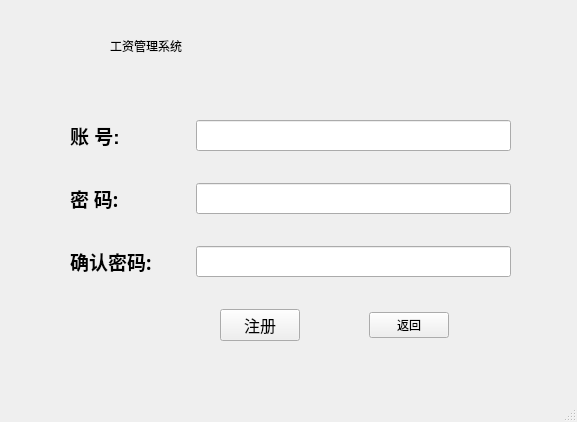
<?xml version="1.0" encoding="UTF-8"?>
<ui version="4.0">
 <class>register1</class>
 <widget class="QMainWindow" name="register1">
  <property name="geometry">
   <rect>
    <x>0</x>
    <y>0</y>
    <width>577</width>
    <height>422</height>
   </rect>
  </property>
  <property name="maximumSize">
   <size>
    <width>577</width>
    <height>422</height>
   </size>
  </property>
  <property name="windowTitle">
   <string>MainWindow</string>
  </property>
  <widget class="QWidget" name="centralwidget">
   <widget class="QLabel" name="label">
    <property name="geometry">
     <rect>
      <x>110</x>
      <y>20</y>
      <width>361</width>
      <height>51</height>
     </rect>
    </property>
    <property name="maximumSize">
     <size>
      <width>361</width>
      <height>16777215</height>
     </size>
    </property>
    <property name="styleSheet">
     <string notr="true">color:rgb(0, 0, 0);
font: 35pt &quot;新宋体&quot;;
</string>
    </property>
    <property name="text">
     <string>工资管理系统</string>
    </property>
   </widget>
   <widget class="QWidget" name="layoutWidget">
    <property name="geometry">
     <rect>
      <x>70</x>
      <y>120</y>
      <width>441</width>
      <height>221</height>
     </rect>
    </property>
    <layout class="QVBoxLayout" name="verticalLayout">
     <item>
      <layout class="QHBoxLayout" name="horizontalLayout">
       <item>
        <widget class="QLabel" name="label_2">
         <property name="minimumSize">
          <size>
           <width>120</width>
           <height>0</height>
          </size>
         </property>
         <property name="maximumSize">
          <size>
           <width>120</width>
           <height>40</height>
          </size>
         </property>
         <property name="styleSheet">
          <string notr="true">color: rgb(0, 0, 0);
font: 12pt &quot;仿宋&quot;;</string>
         </property>
         <property name="text">
          <string>&lt;html&gt;&lt;head/&gt;&lt;body&gt;&lt;p align=&quot;justify&quot;&gt;&lt;span style=&quot; font-size:14pt; font-weight:600;&quot;&gt;账     号:&lt;/span&gt;&lt;/p&gt;&lt;/body&gt;&lt;/html&gt;</string>
         </property>
         <property name="buddy">
          <cstring>lineEdit_account</cstring>
         </property>
        </widget>
       </item>
       <item>
        <widget class="QLineEdit" name="lineEdit_account">
         <property name="enabled">
          <bool>true</bool>
         </property>
         <property name="font">
          <font>
           <family>仿宋</family>
           <pointsize>12</pointsize>
          </font>
         </property>
        </widget>
       </item>
      </layout>
     </item>
     <item>
      <spacer name="verticalSpacer">
       <property name="orientation">
        <enum>Qt::Vertical</enum>
       </property>
       <property name="sizeHint" stdset="0">
        <size>
         <width>20</width>
         <height>40</height>
        </size>
       </property>
      </spacer>
     </item>
     <item>
      <layout class="QHBoxLayout" name="horizontalLayout_2">
       <item>
        <widget class="QLabel" name="label_3">
         <property name="minimumSize">
          <size>
           <width>120</width>
           <height>0</height>
          </size>
         </property>
         <property name="maximumSize">
          <size>
           <width>120</width>
           <height>40</height>
          </size>
         </property>
         <property name="font">
          <font>
           <family>仿宋</family>
           <pointsize>12</pointsize>
           <weight>50</weight>
           <italic>false</italic>
           <bold>false</bold>
          </font>
         </property>
         <property name="styleSheet">
          <string notr="true">color:rgb(0, 0, 0);
font: 12pt &quot;仿宋&quot;;</string>
         </property>
         <property name="text">
          <string>&lt;html&gt;&lt;head/&gt;&lt;body&gt;&lt;p align=&quot;justify&quot;&gt;&lt;span style=&quot; font-size:14pt; font-weight:600;&quot;&gt;密    码:&lt;/span&gt;&lt;/p&gt;&lt;/body&gt;&lt;/html&gt;</string>
         </property>
         <property name="buddy">
          <cstring>lineEdit_pwd</cstring>
         </property>
        </widget>
       </item>
       <item>
        <widget class="QLineEdit" name="lineEdit_pwd">
         <property name="font">
          <font>
           <family>仿宋</family>
           <pointsize>12</pointsize>
          </font>
         </property>
        </widget>
       </item>
      </layout>
     </item>
     <item>
      <spacer name="verticalSpacer_2">
       <property name="orientation">
        <enum>Qt::Vertical</enum>
       </property>
       <property name="sizeHint" stdset="0">
        <size>
         <width>20</width>
         <height>40</height>
        </size>
       </property>
      </spacer>
     </item>
     <item>
      <layout class="QHBoxLayout" name="horizontalLayout_3">
       <item>
        <widget class="QLabel" name="label_4">
         <property name="minimumSize">
          <size>
           <width>120</width>
           <height>0</height>
          </size>
         </property>
         <property name="maximumSize">
          <size>
           <width>120</width>
           <height>16777215</height>
          </size>
         </property>
         <property name="font">
          <font>
           <family>仿宋</family>
           <pointsize>12</pointsize>
          </font>
         </property>
         <property name="styleSheet">
          <string notr="true">color:rgb(0, 0, 0);</string>
         </property>
         <property name="text">
          <string>&lt;html&gt;&lt;head/&gt;&lt;body&gt;&lt;p&gt;&lt;span style=&quot; font-size:14pt; font-weight:600;&quot;&gt;确认密码:&lt;/span&gt;&lt;/p&gt;&lt;/body&gt;&lt;/html&gt;</string>
         </property>
         <property name="buddy">
          <cstring>lineEdit_confirm_pwd</cstring>
         </property>
        </widget>
       </item>
       <item>
        <widget class="QLineEdit" name="lineEdit_confirm_pwd">
         <property name="font">
          <font>
           <family>仿宋</family>
           <pointsize>12</pointsize>
          </font>
         </property>
        </widget>
       </item>
      </layout>
     </item>
     <item>
      <spacer name="verticalSpacer_3">
       <property name="orientation">
        <enum>Qt::Vertical</enum>
       </property>
       <property name="sizeHint" stdset="0">
        <size>
         <width>20</width>
         <height>40</height>
        </size>
       </property>
      </spacer>
     </item>
     <item>
      <layout class="QHBoxLayout" name="horizontalLayout_4">
       <item>
        <spacer name="horizontalSpacer_5">
         <property name="orientation">
          <enum>Qt::Horizontal</enum>
         </property>
         <property name="sizeHint" stdset="0">
          <size>
           <width>150</width>
           <height>20</height>
          </size>
         </property>
        </spacer>
       </item>
       <item alignment="Qt::AlignHCenter|Qt::AlignVCenter">
        <widget class="QPushButton" name="pushButton_register">
         <property name="font">
          <font>
           <family>仿宋</family>
           <pointsize>12</pointsize>
           <weight>50</weight>
           <italic>false</italic>
           <bold>false</bold>
          </font>
         </property>
         <property name="styleSheet">
          <string notr="true">color:rgb(0, 0, 0);
font: 12pt &quot;仿宋&quot;;</string>
         </property>
         <property name="text">
          <string>注册</string>
         </property>
        </widget>
       </item>
       <item>
        <spacer name="horizontalSpacer_2">
         <property name="orientation">
          <enum>Qt::Horizontal</enum>
         </property>
         <property name="sizeHint" stdset="0">
          <size>
           <width>28</width>
           <height>20</height>
          </size>
         </property>
        </spacer>
       </item>
       <item alignment="Qt::AlignHCenter|Qt::AlignVCenter">
        <widget class="QPushButton" name="pushButton_back">
         <property name="styleSheet">
          <string notr="true">color:rgb(0, 0, 0);
font: 12pt &quot;仿宋&quot;;</string>
         </property>
         <property name="text">
          <string>返回</string>
         </property>
         <property name="iconSize">
          <size>
           <width>20</width>
           <height>40</height>
          </size>
         </property>
        </widget>
       </item>
       <item>
        <spacer name="horizontalSpacer_6">
         <property name="orientation">
          <enum>Qt::Horizontal</enum>
         </property>
         <property name="sizeHint" stdset="0">
          <size>
           <width>20</width>
           <height>20</height>
          </size>
         </property>
        </spacer>
       </item>
      </layout>
     </item>
    </layout>
   </widget>
  </widget>
  <widget class="QMenuBar" name="menubar">
   <property name="geometry">
    <rect>
     <x>0</x>
     <y>0</y>
     <width>577</width>
     <height>26</height>
    </rect>
   </property>
  </widget>
  <widget class="QStatusBar" name="statusbar"/>
 </widget>
 <resources/>
 <connections/>
</ui>
